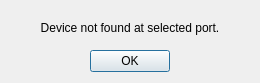
<?xml version="1.0" encoding="UTF-8"?>
<ui version="4.0">
 <class>errorDiag</class>
 <widget class="QDialog" name="errorDiag">
  <property name="geometry">
   <rect>
    <x>0</x>
    <y>0</y>
    <width>260</width>
    <height>83</height>
   </rect>
  </property>
  <property name="sizePolicy">
   <sizepolicy hsizetype="Fixed" vsizetype="Fixed">
    <horstretch>0</horstretch>
    <verstretch>0</verstretch>
   </sizepolicy>
  </property>
  <property name="windowTitle">
   <string>Error</string>
  </property>
  <layout class="QVBoxLayout" name="verticalLayout">
   <item>
    <widget class="QLabel" name="errorDiagInfoLabel">
     <property name="text">
      <string>Device not found at selected port.</string>
     </property>
     <property name="alignment">
      <set>Qt::AlignCenter</set>
     </property>
    </widget>
   </item>
   <item>
    <widget class="QDialogButtonBox" name="errorDiagAcceptButton">
     <property name="orientation">
      <enum>Qt::Horizontal</enum>
     </property>
     <property name="standardButtons">
      <set>QDialogButtonBox::Ok</set>
     </property>
     <property name="centerButtons">
      <bool>true</bool>
     </property>
    </widget>
   </item>
  </layout>
 </widget>
 <resources/>
 <connections>
  <connection>
   <sender>errorDiagAcceptButton</sender>
   <signal>accepted()</signal>
   <receiver>errorDiag</receiver>
   <slot>accept()</slot>
   <hints>
    <hint type="sourcelabel">
     <x>129</x>
     <y>62</y>
    </hint>
    <hint type="destinationlabel">
     <x>129</x>
     <y>41</y>
    </hint>
   </hints>
  </connection>
 </connections>
</ui>
